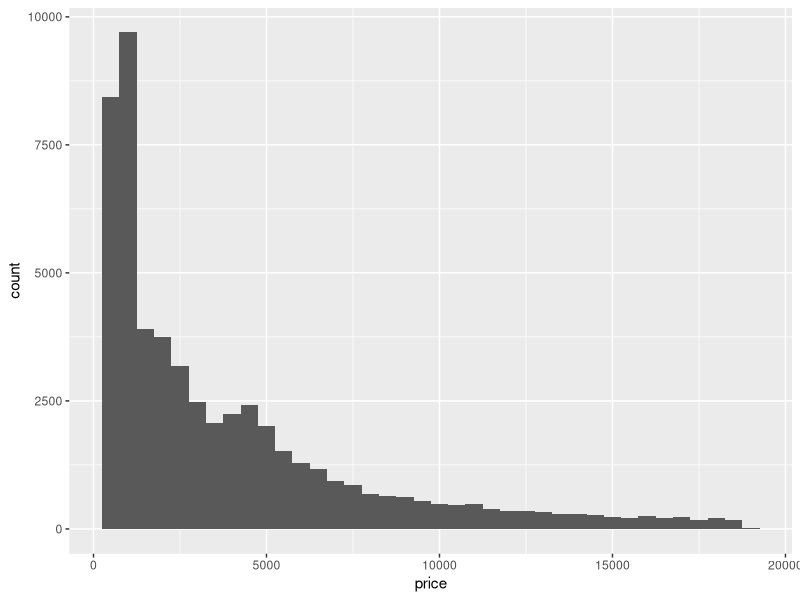
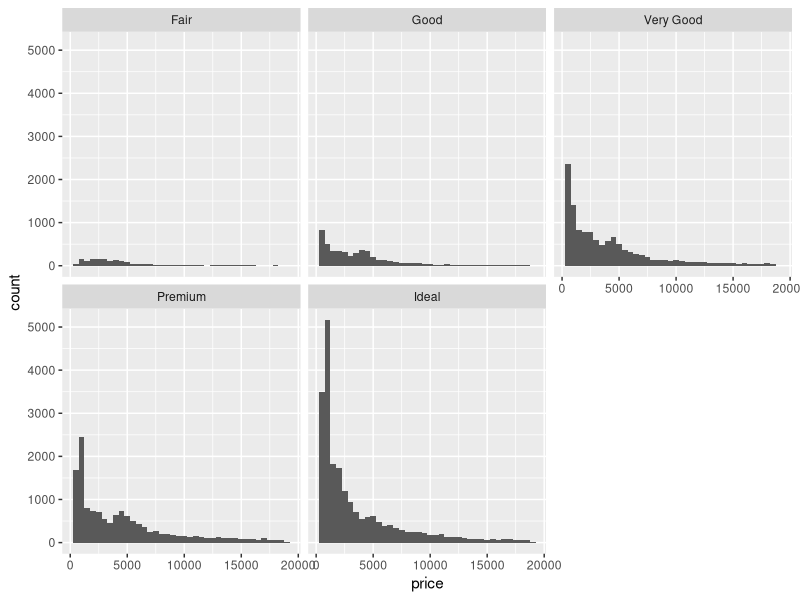
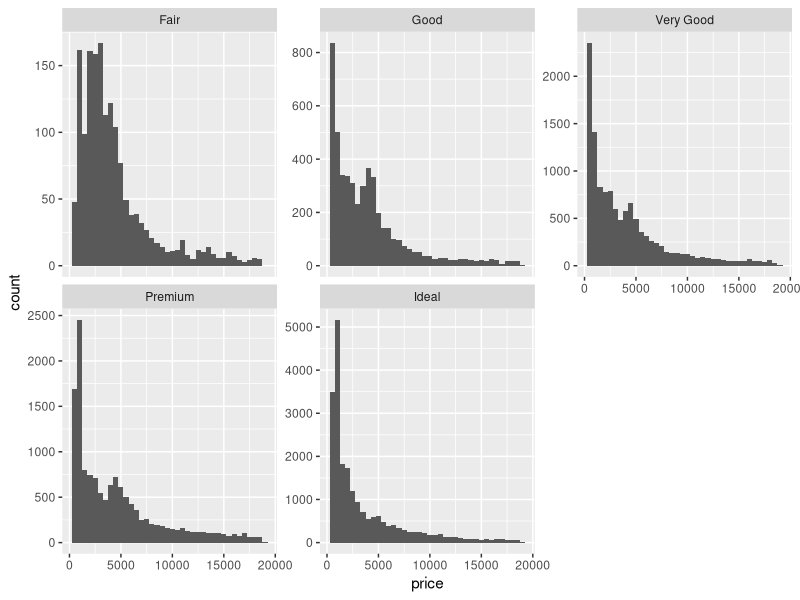
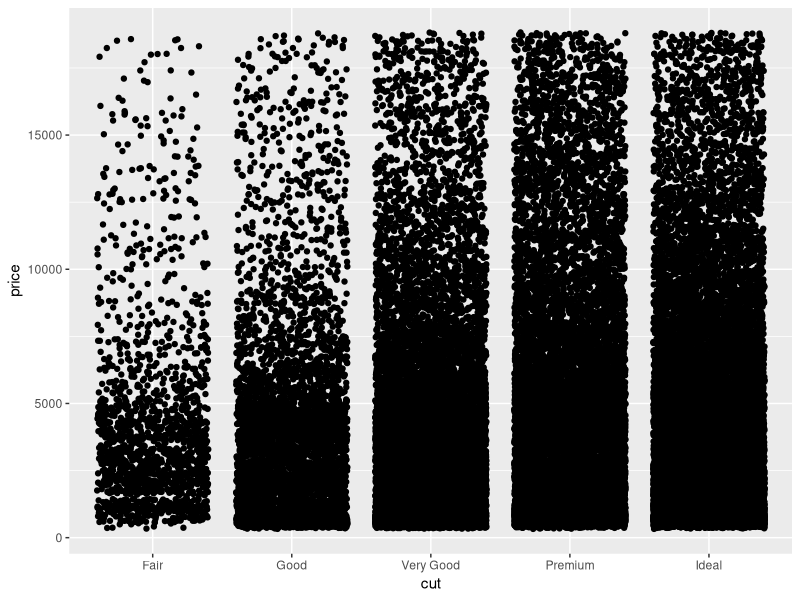
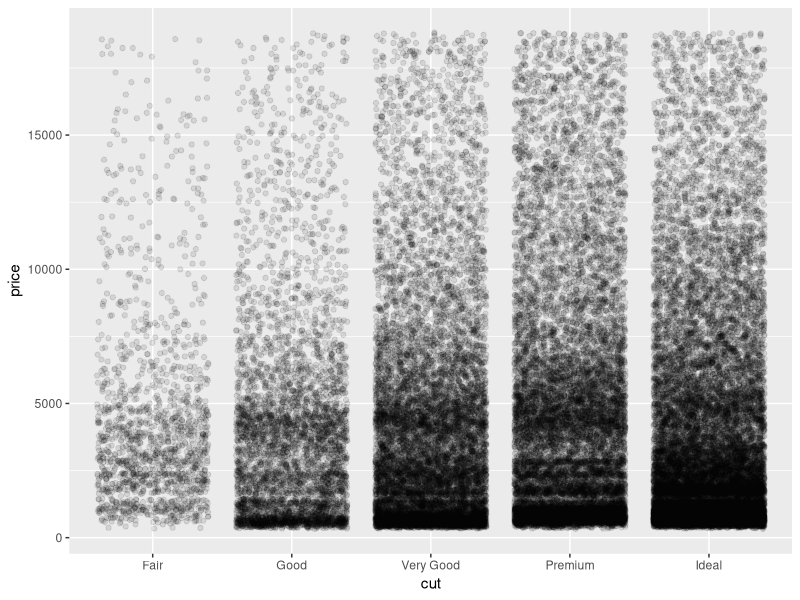
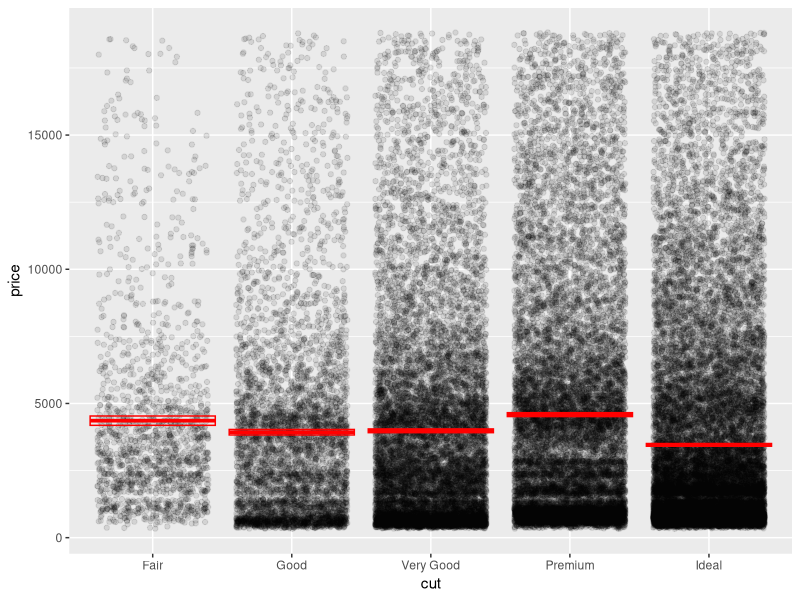
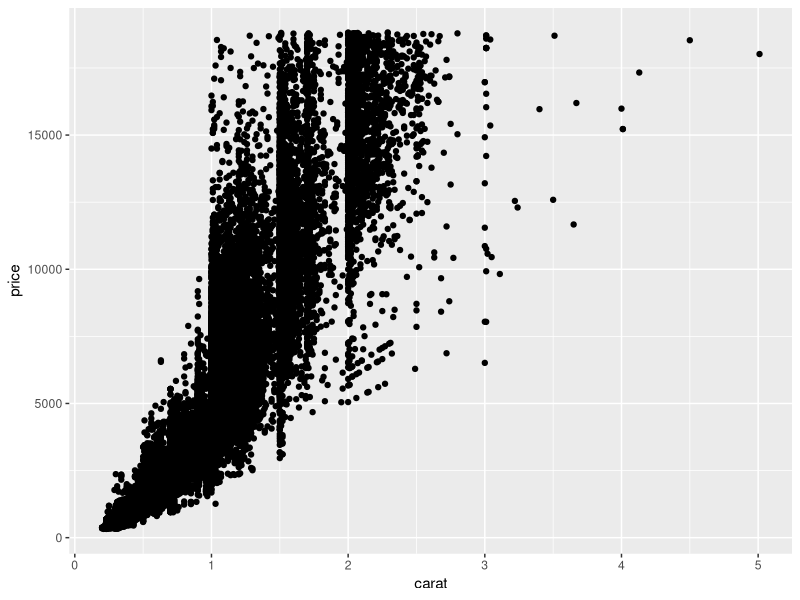
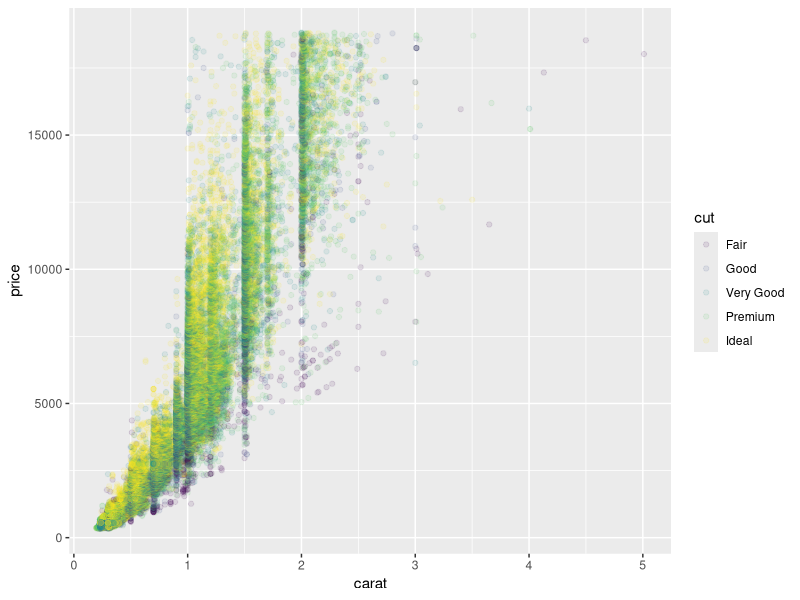

Recreate these plots in R, in order.
## ---- chunk 1
library(tidyverse)    # load the tidyverse package
## ---- chunk 2
rename(diamonds, length = x, width = y, height = z)
## ---- chunk 3
d2 <- select(diamonds, carat, price)
d2
## ---- chunk 4
mutate(d2, ppc = price / carat)
## ---- chunk 5
mutate(diamonds, price = price * 1.27)
## ---- chunk 6
summarize(diamonds, mean_carat = mean(carat))
## ---- chunk 7
summarize(diamonds, sampl_size = n())
## ---- chunk 8
summarize(diamonds, q1 = quantile(carat, probs = 0.25))
## ---- chunk 9
summarize(
  diamonds, 
  sem = mean(price) / sqrt(n())
)
## ---- chunk 10
summarize(
  diamonds, 
  mean_p = mean(price),
  sampl_size = n(),
  sem = mean_p / sqrt(sampl_size),
  ci_upper = mean_p + 2 * sem,
  ci_lower = mean_p - 2 * sem
)
## ---- chunk 11
diamonds_grouped <- group_by(diamonds, cut)
diamonds_grouped
## ---- chunk 12
summarize(diamonds_grouped, mean_price = mean(price))
## ---- chunk 13
ggplot(data = diamonds) +
  geom_histogram(mapping = aes(x = price), binwidth = 500)
## ---- chunk 14
ggplot(data = diamonds) +
  geom_histogram(mapping = aes(x = price), binwidth = 500) +
  facet_wrap(~ cut)
## ---- chunk 15
ggplot(data = diamonds) +
  geom_histogram(mapping = aes(x = price), binwidth = 500) +
  facet_wrap(~ cut, scales = "free_y")
## ---- chunk 16
ggplot(data = diamonds) +
  geom_jitter(mapping = aes(x = cut, y = price))
## ---- chunk 17
ggplot(data = diamonds) +
  geom_jitter(mapping = aes(x = cut, y = price), alpha = .1)
## ---- chunk 18
price_summary <-
  summarize(
    diamonds_grouped, 
    mean_price = mean(price),
    sem = sd(price) / sqrt(n()),
    upper_limit = mean_price + 1.96 * sem,
    lower_limit = mean_price - 1.96 * sem
  )
price_summary
## ---- chunk 19
ggplot(data = diamonds) +
  geom_jitter(mapping = aes(x = cut, y = price), alpha = .1) +
  geom_crossbar(
    data = price_summary, 
    mapping = aes(x = cut, y = mean_price, ymax = upper_limit, ymin = lower_limit),
    color = "red"
  )
## ---- chunk 20
ggplot(data = diamonds) +
  geom_point(mapping = aes(x = carat, y = price))
## ---- chunk 21
ggplot(data = diamonds) +
  geom_point(mapping = aes(x = carat, y = price, color = cut), alpha = 0.1)
## ---- chunk 22
iris <- as_tibble(iris) # so it prints a little nicer
